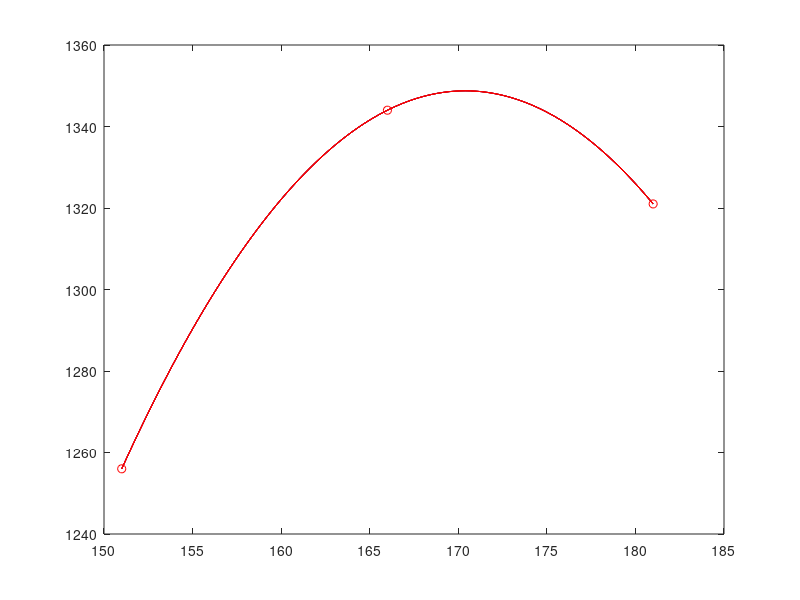

This figure's MATLAB source:
clc; clear all; close all;

Day = [151, 166, 181];
Length = [20*60 + 56, 22*60 + 24, 22*60 + 1];

figure(1)
plot(Day, Length, 'ro')

A = [1, Day(1)-Day(2), (Day(1)-Day(2))^2;
    1, Day(2)-Day(2), (Day(2)-Day(2))^2;
    1, Day(3)-Day(2), (Day(3)-Day(2))^2];
c = A \ Length';
x = linspace(Day(1), Day(end));
quad = @(x) c(1) + c(2)*(x - Day(2)) + c(3)*(x - Day(2)).^2;
hold on;
plot(x, quad(x), 'b')

A = [1, Day(1)-Day(1), (Day(1)-Day(1))^2;
    1, Day(2)-Day(1), (Day(2)-Day(1))^2;
    1, Day(3)-Day(1), (Day(3)-Day(1))^2];
c = A \ Length';
x = linspace(Day(1), Day(end));
quad = @(x) c(1) + c(2)*(x - Day(1)) + c(3)*(x - Day(1)).^2;
hold on;
plot(x, quad(x), 'k')
quad_prime = @(x) c(2) + 2*c(3)*(x - Day(1));
longest_day = -c(2) / (2*c(3)) + Day(1)
length_max = quad(longest_day)

A = [1, Day(1)-Day(3), (Day(1)-Day(3))^2;
    1, Day(2)-Day(3), (Day(2)-Day(3))^2;
    1, Day(3)-Day(3), (Day(3)-Day(3))^2];
c = A \ Length';
x = linspace(Day(1), Day(end));
quad = @(x) c(1) + c(2)*(x - Day(3)) + c(3)*(x - Day(3)).^2;
hold on;
plot(x, quad(x), 'r')

quad_prime = @(x) c(2) + 2*c(3)*(x - Day(3));
longest_day = -c(2) / (2*c(3)) + Day(3)
length_max = quad(longest_day)

% figure 2
disp('test')
A = [1, Day(1)-Day(3), (Day(1)-Day(3))^2;
    1, Day(2)-Day(3), (Day(2)-Day(3))^2;
    1, Day(3)-Day(3), (Day(3)-Day(3))^2];
c = A \ Length';
x = linspace(Day(1), Day(end));
quad = @(x) c(1) + c(2)*(x - Day(3)) + c(3)*(x - Day(3)).^2;
hold on;
plot(x, quad(x), 'r')

quad_prime = @(x) c(2) + 2*c(3)*(x - Day(3));
longest_day = -c(2) / (2*c(3)) + Day(3)
length_max = quad(longest_day)

A = [1, Day(1), Day(1)^2;
    1, Day(2), Day(2)^2;
    1, Day(3), Day(3)^2];
c = A \ Length';
x = linspace(Day(1), Day(end));
quad = @(x) c(1) + c(2).*x + c(3).*x.^2;
hold on;
plot(x, quad(x), 'r')

quad_prime = @(x) c(2) + 2*c(3)*x;
longest_day = -c(2) / (2*c(3))
